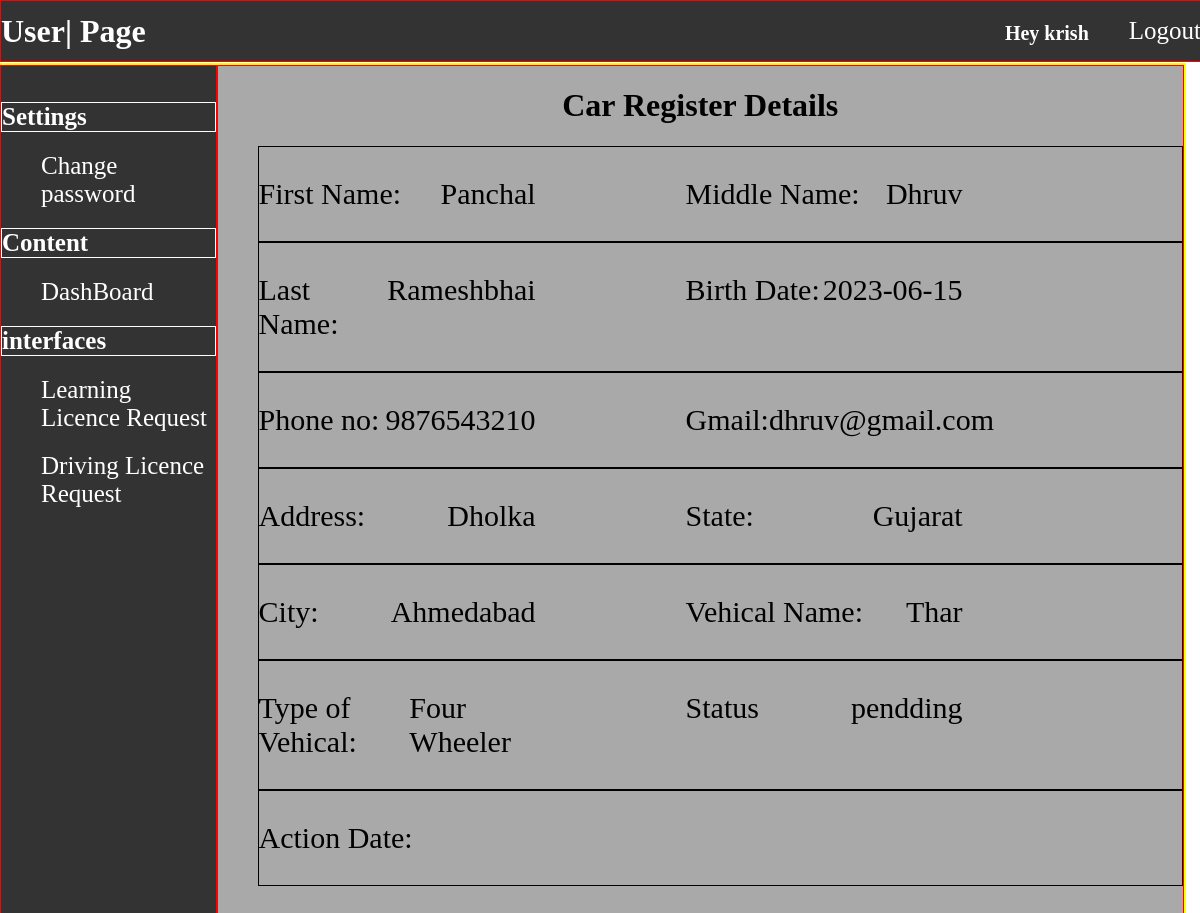
The page /user/show_car_register.php (signed in) on the database its author committed.
### tables this page shows
CREATE TABLE `car_register_data` (
  `Surname` varchar(200) NOT NULL,
  `Name` varchar(200) NOT NULL,
  `Father_Name` varchar(200) NOT NULL,
  `Username` varchar(200) NOT NULL,
  `Pass` varchar(200) NOT NULL,
  `Birth_Date` varchar(200) NOT NULL,
  `Phone_no` bigint(20) NOT NULL,
  `Email` varchar(200) NOT NULL,
  `Address` varchar(300) NOT NULL,
  `State` varchar(200) NOT NULL,
  `City` varchar(200) NOT NULL,
  `Vehical_Name` varchar(200) NOT NULL,
  `Vehical_Type` varchar(200) NOT NULL,
  `Status` varchar(200) NOT NULL,
  `Action_Date` varchar(200) NOT NULL
);

### user/show_car_register.php (the view, shortened to what this page needs)
<?php
    $sname = $_SESSION['name'];
    $uname = $_SESSION['username'];
    ?>
<!DOCTYPE html>
<html lang="en">
<head>
</head>
</head>
<body>
<div class="main">
    <div class="nav">
        <div class="name">
            <h3>User| Page</h3>
        </div>
        <div class="link">
        <h4 class="sname">Hey <?php echo $sname;?></h4>
            <a href="../user/home.php">Logout</a>
        </div>
    </div>
</div>
<div class="part2">
    <div class="nav2">
    <ul>
        <li>
            <li><h4>Settings</h4></li>
            <li><a href="../user/user_change_password.php">Change password</a></li>
            <li><h4>Content</h4></li>
            <li><a href="../user/user_home.php">DashBoard</a></li>
            <li><h4>interfaces</h4></li>
            <li><a href="../user/learning_licence_form.php">Learning Licence Request</a></li>
            <li><a href="../user/driving_licence_form.php">Driving Licence Request</a></li>
        </li>
    </ul>
    </div>
    <div class="content">
        <div class="hed">
            <h1>Car Register Details</h1>
        </div>
        <?php
    $servername = "localhost";
    $username = "root";
    $password = "";
    $database = "rto";
    $con = new mysqli($servername,$username,$password,$database);
    $query = "select * from car_register_data where Username='$uname' ;";
    $select = $con->query($query);
    while($row=mysqli_fetch_assoc($select))
    {
?>
        <div class="d1">
            <div class="d11">
                <p>First Name:</p>
                <p><?php echo $row['Surname'];?></p>
            </div>
            <div class="d12">
                <p>Middle Name:</p>
                <p><?php echo $row['Name'];?></p>
            </div>
        </div>
        <div class="d2">
            <div class="d21">
                <p>Last Name:</p>
                <p><?php echo $row['Father_Name'];?></p>
            </div>
            <div class="d22">
                <p>Birth Date:</p>
                <p><?php echo $row['Birth_Date'];?></p>
            </div>
        </div>
        <div class="d3">
            <div class="d31">
                <p>Phone no:</p>
                <p><?php echo $row['Phone_no'];?></p>
            </div>
            <div class="d32">
                <p>Gmail:</p>
                <p><?php echo $row['Email'];?></p>
            </div>
        </div>
        <div class="d4">
            <div class="d41">
                <p>Address:</p>
                <p><?php echo $row['Address'];?></p>
            </div>
            <div class="d42">
                <p>State:</p>
                <p><?php echo $row['State'];?></p>
            </div>
        </div>
        <div class="d5">
        <div class="d51">
            <p>City:</p>
            <p><?php echo $row['City'];?></p>
        </div>
        <div class="d52">
            <p>Vehical Name:</p>
            <p><?php echo $row['Vehical_Name'];?></p>
        </div>
    </div>
    <div class="d6">
        <div class="d61">
        <p>Type of Vehical:</p>
        <p><?php echo $row['Vehical_Type'];?></p>
        </div>
        <div class="d62">
            <p>Status</p>
            <p><?php echo $row['Status'];?></p>
        </div>
    </div>
    <div class="d7">
        <div class="d71">
            <p>Action Date:</p>
        </div>
    </div>
    </div>
<?php
}
?>
</div>
</body>
</html>

### user/show_car_register.php (style rules this page uses)
.main { display: flex; flex-direction: column; }
.nav { height: 60px; width: 100%; left: 0; position: absolute; top: 0px; border: 1px solid red; background-color: rgba(0, 0, 0, 0.8); display: flex; flex-direction: row; align-items: center; }
.nav h3 { width: 300px; color:white; font-size: 2em; }
.name { display: flex; align-items: center; justify-content: center; height: 40px; }
.link { width:80%; display: flex; justify-content: end; }
.link a { font-size: 25px; }
ul { list-style: none; }
h4 { border: 1px solid; padding: 0; margin: 0px; margin-left: 0px; }
li { margin-bottom: 20px; }
li h4 { margin-left: -40px; color: white; font-size: 25px; }
li a { font-size: 25px; }
a { text-decoration: none; }
.nav a , .nav2 a { color: white; }
.nav2 { width: 20%; top: 40px; height: 1000px; margin-left: 0px; border:1px solid red; display: flex; justify-content:start; background-color: rgba(0, 0, 0, 0.8); }
.content { border: 1px solid red; width:90%; background-color: darkgrey; }
.hed { width: 100%; display: flex; flex-direction: column; align-items: center; }
.part2 { width: 100%; height: 1000px; border: 2px solid yellow; margin-top: 55px; display: flex; flex-direction: row; margin-left: -10px; }
.sname { margin-right:40px; color:white; font-size:20px; border:none; margin-top:5px; }
.d1 , .d2 , .d3 , .d4 , .d5 , .d6 , .d7 , .d8 { display: flex; flex-direction: row; border: 1px solid; margin-left: 40px; }
.d11 , .d21 , .d31 , .d41 , .d51 , .d61 , .d71 , .d81 { display: flex; flex-direction: row; font-size: 30px; width: 30%; justify-content: space-between; }
.d12 , .d22 , .d32 , .d42 , .d52 , .d62 , .d72 , .d82 { margin-left: 150px; display: flex; flex-direction: row; font-size: 30px; width: 30%; justify-content:space-between; }

### rows shown on the page
car_register_data: Surname "Panchal", Name "Dhruv", Father_Name "Rameshbhai", Birth_Date "2023-06-15", Phone_no "9876543210", Email "dhruv@gmail.com", Address "Dholka", State "Gujarat", City "Ahmedabad", Vehical_Name "Thar", Vehical_Type "Four Wheeler", Status "pendding"

### other values the page prints
$sname "krish"
